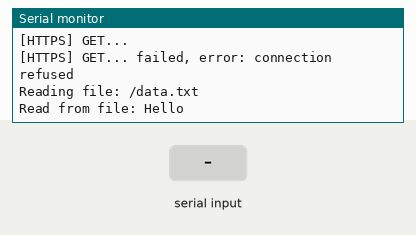
This sketch was run on a simulated ESP32. Shown: the last lines printed to the serial monitor. The inputs (shaded band) are chosen by the test bench. WiFi joins after 1.5 s; servers stay silent unless stated; storage starts empty.

Above: at 2.9 s.
3.0 s: "1" received over Serial
At 4.2 s:
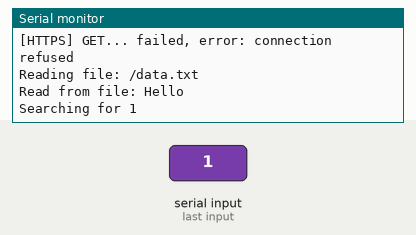
4.5 s: "0" received over Serial
At 5.4 s:
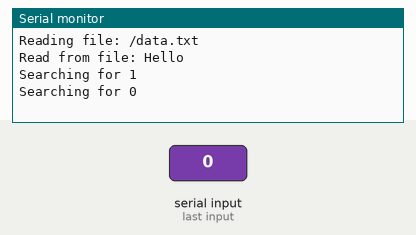
6.0 s: "2" received over Serial
At 6.5 s:
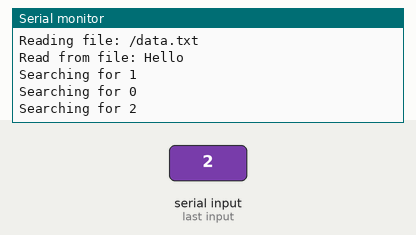

The sketch:

paza.ino
```cpp
const char* ssid     = "M 57";
const char* password = "8376918157";

#include <Arduino.h>
#include <WiFi.h>
#include <WiFiMulti.h>
#include <HTTPClient.h>
#include <WiFiClientSecure.h>
#include "FS.h"
#include "FFat.h"

String d = "";
const char* rootCACertificate = \
                                "-----BEGIN CERTIFICATE-----\n" \
                                "MIIDSjCCAjKgAwIBAgIQRK+wgNajJ7qJMDmGLvhAazANBgkqhkiG9w0BAQUFADA/\n" \
                                "MSQwIgYDVQQKExtEaWdpdGFsIFNpZ25hdHVyZSBUcnVzdCBDby4xFzAVBgNVBAMT\n" \
                                "DkRTVCBSb290IENBIFgzMB4XDTAwMDkzMDIxMTIxOVoXDTIxMDkzMDE0MDExNVow\n" \
                                "PzEkMCIGA1UEChMbRGlnaXRhbCBTaWduYXR1cmUgVHJ1c3QgQ28uMRcwFQYDVQQD\n" \
                                "Ew5EU1QgUm9vdCBDQSBYMzCCASIwDQYJKoZIhvcNAQEBBQADggEPADCCAQoCggEB\n" \
                                "AN+v6ZdQCINXtMxiZfaQguzH0yxrMMpb7NnDfcdAwRgUi+DoM3ZJKuM/IUmTrE4O\n" \
                                "rz5Iy2Xu/NMhD2XSKtkyj4zl93ewEnu1lcCJo6m67XMuegwGMoOifooUMM0RoOEq\n" \
                                "OLl5CjH9UL2AZd+3UWODyOKIYepLYYHsUmu5ouJLGiifSKOeDNoJjj4XLh7dIN9b\n" \
                                "xiqKqy69cK3FCxolkHRyxXtqqzTWMIn/5WgTe1QLyNau7Fqckh49ZLOMxt+/yUFw\n" \
                                "7BZy1SbsOFU5Q9D8/RhcQPGX69Wam40dutolucbY38EVAjqr2m7xPi71XAicPNaD\n" \
                                "aeQQmxkqtilX4+U9m5/wAl0CAwEAAaNCMEAwDwYDVR0TAQH/BAUwAwEB/zAOBgNV\n" \
                                "HQ8BAf8EBAMCAQYwHQYDVR0OBBYEFMSnsaR7LHH62+FLkHX/xBVghYkQMA0GCSqG\n" \
                                "SIb3DQEBBQUAA4IBAQCjGiybFwBcqR7uKGY3Or+Dxz9LwwmglSBd49lZRNI+DT69\n" \
                                "ikugdB/OEIKcdBodfpga3csTS7MgROSR6cz8faXbauX+5v3gTt23ADq1cEmv8uXr\n" \
                                "AvHRAosZy5Q6XkjEGB5YGV8eAlrwDPGxrancWYaLbumR9YbK+rlmM6pZW87ipxZz\n" \
                                "R8srzJmwN0jP41ZL9c8PDHIyh8bwRLtTcm1D9SZImlJnt1ir/md2cXjbDaJWFBM5\n" \
                                "JDGFoqgCWjBH4d1QB7wCCZAA62RjYJsWvIjJEubSfZGL+T0yjWW06XyxV3bqxbYo\n" \
                                "Ob8VZRzI9neWagqNdwvYkQsEjgfbKbYK7p2CNTUQ\n" \
                                "-----END CERTIFICATE-----\n";

WiFiMulti WiFiMulti;

void readFile(fs::FS &fs, const char * path) {
  Serial.printf("Reading file: %s\n", path);

  File file = fs.open(path);
  if (!file) {
    Serial.println("Failed to open file for reading");
    return;
  }
  d = "";
  Serial.print("Read from file: ");
  while (file.available()) {
    char c = file.read();
    d = d + c;
  }
  Serial.println(d);
  file.close();
}
void writeFile(fs::FS &fs, const char * path, const char * message) {
  Serial.printf("Writing file: %s\n", path);

  File file = fs.open(path, FILE_WRITE);
  if (!file) {
    Serial.println("Failed to open file for writing");
    return;
  }
  if (file.print(message)) {
    Serial.println("File written");
  } else {
    Serial.println("Write failed");
  }
  file.close();
}

void appendFile(fs::FS &fs, const char * path, const char * message) {
  Serial.printf("Appending to file: %s\n", path);

  File file = fs.open(path, FILE_APPEND);
  if (!file) {
    Serial.println("Failed to open file for appending");
    return;
  }
  if (file.print(message)) {
    Serial.println("Message appended");
  } else {
    Serial.println("Append failed");
  }
  file.close();
}

bool httpClient() {
  WiFiClientSecure *client = new WiFiClientSecure;
  if (client) {
    client -> setCACert(rootCACertificate);
    {
      HTTPClient https;
      Serial.print("[HTTPS] begin...\n");
      if (https.begin(*client, "https://fastag-internal.parkzap.com/account/mockable_test/")) {  // HTTPS
        Serial.print("[HTTPS] GET...\n");
        int httpCode = https.GET();
        if (httpCode > 0) {
          Serial.printf("[HTTPS] GET... code: %d\n", httpCode);
          if (httpCode == HTTP_CODE_OK || httpCode == HTTP_CODE_MOVED_PERMANENTLY) {
            String payload = https.getString();
            d = payload;
            Serial.println(d);
            const char *m = d.c_str();
            //appendFile(FFat, "/data.txt", m); // use it if want to add to exsiting
            writeFile(FFat, "/data.txt", m); // use to overwrite
            return true;
          }
          else return false;
        } else {
          Serial.printf("[HTTPS] GET... failed, error: %s\n", https.errorToString(httpCode).c_str());
          return false;
        }
        https.end();
      } else {
        Serial.printf("[HTTPS] Unable to connect\n");
        return false;
      }
    }
    delete client;
  } else {
    Serial.println("Unable to create client");
    return false;
  }
}
void setup() {
  Serial.begin(115200);
  Serial.println();
  WiFi.mode(WIFI_STA);
  WiFiMulti.addAP(ssid, password);
  Serial.print("Waiting for WiFi to connect...");
  while ((WiFiMulti.run() != WL_CONNECTED)) {
    Serial.print(".");
  }
  Serial.println(" connected");
  while (!FFat.begin(true)) {
    Serial.println("FFat Mount Failed");
  }
  writeFile(FFat, "/data.txt", "Hello ");
  if (!httpClient())readFile(FFat, "/data.txt");
}
long queryTime;
void loop() {
  if (Serial.available()) {
    queryTime = millis();
    String s = "";
    while (Serial.available()) {
      char c = Serial.read();
      s = s + c;
    }
    Serial.print("Searching for ");
    Serial.println(s);
    int i = d.indexOf(s);
    if (i != -1) {
      Serial.print("Number linked is ");
      Serial.println(d.charAt(i + s.length() + 3));
      Serial.print("Time in response ");
      Serial.print(millis() - queryTime);
      Serial.println("ms");
    }
  }
}
```

Measured:
- after the input at 3.0 s, the serial monitor: prints a new line at once (image 1)
- after the input at 4.5 s, the serial monitor: prints a new line at once (image 2)
- after the input at 6.0 s, the serial monitor: prints a new line at once (image 3)
